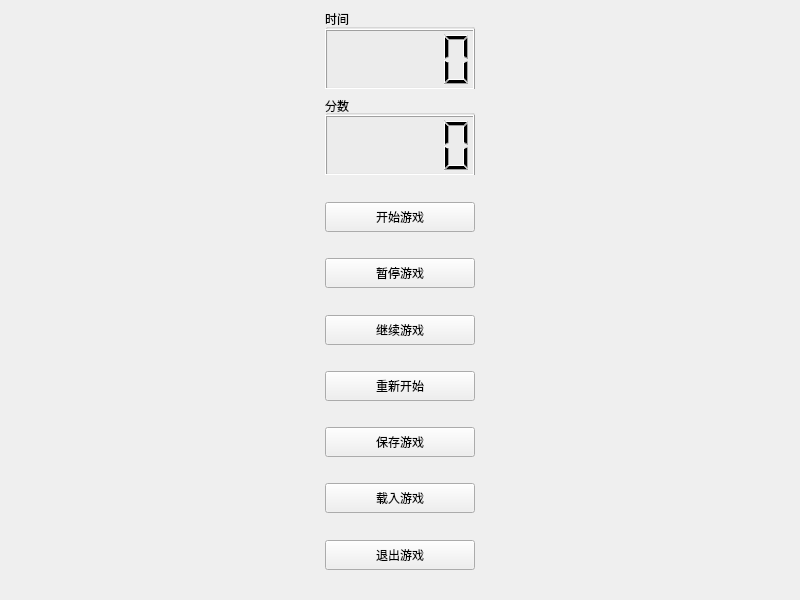
<?xml version="1.0" encoding="UTF-8"?>
<ui version="4.0">
 <class>Window</class>
 <widget class="QWidget" name="Window">
  <property name="geometry">
   <rect>
    <x>0</x>
    <y>0</y>
    <width>800</width>
    <height>600</height>
   </rect>
  </property>
  <property name="windowTitle">
   <string>Window</string>
  </property>
  <layout class="QVBoxLayout" name="verticalLayout_4">
   <property name="spacing">
    <number>5</number>
   </property>
   <property name="leftMargin">
    <number>0</number>
   </property>
   <property name="topMargin">
    <number>0</number>
   </property>
   <property name="rightMargin">
    <number>0</number>
   </property>
   <property name="bottomMargin">
    <number>0</number>
   </property>
   <item>
    <widget class="QWidget" name="mainWidget" native="true">
     <layout class="QHBoxLayout" name="horizontalLayout">
      <property name="leftMargin">
       <number>10</number>
      </property>
      <property name="rightMargin">
       <number>10</number>
      </property>
      <property name="bottomMargin">
       <number>10</number>
      </property>
      <item>
       <layout class="QVBoxLayout" name="verticalLayout">
        <property name="spacing">
         <number>6</number>
        </property>
        <item>
         <layout class="QVBoxLayout" name="verticalLayout_3">
          <item>
           <widget class="QGroupBox" name="timeBox">
            <property name="sizePolicy">
             <sizepolicy hsizetype="Maximum" vsizetype="Maximum">
              <horstretch>20</horstretch>
              <verstretch>20</verstretch>
             </sizepolicy>
            </property>
            <property name="minimumSize">
             <size>
              <width>150</width>
              <height>80</height>
             </size>
            </property>
            <property name="title">
             <string>时间</string>
            </property>
            <widget class="QLCDNumber" name="time">
             <property name="geometry">
              <rect>
               <x>0</x>
               <y>20</y>
               <width>150</width>
               <height>61</height>
              </rect>
             </property>
             <property name="sizePolicy">
              <sizepolicy hsizetype="Maximum" vsizetype="MinimumExpanding">
               <horstretch>20</horstretch>
               <verstretch>20</verstretch>
              </sizepolicy>
             </property>
            </widget>
           </widget>
          </item>
          <item>
           <spacer name="verticalSpacer_2">
            <property name="orientation">
             <enum>Qt::Vertical</enum>
            </property>
            <property name="sizeHint" stdset="0">
             <size>
              <width>20</width>
              <height>40</height>
             </size>
            </property>
           </spacer>
          </item>
          <item>
           <widget class="QGroupBox" name="scoreBox">
            <property name="sizePolicy">
             <sizepolicy hsizetype="Maximum" vsizetype="Maximum">
              <horstretch>20</horstretch>
              <verstretch>20</verstretch>
             </sizepolicy>
            </property>
            <property name="minimumSize">
             <size>
              <width>150</width>
              <height>80</height>
             </size>
            </property>
            <property name="title">
             <string>分数</string>
            </property>
            <property name="alignment">
             <set>Qt::AlignLeading|Qt::AlignLeft|Qt::AlignVCenter</set>
            </property>
            <property name="flat">
             <bool>false</bool>
            </property>
            <property name="checkable">
             <bool>false</bool>
            </property>
            <widget class="QLCDNumber" name="score">
             <property name="geometry">
              <rect>
               <x>0</x>
               <y>20</y>
               <width>150</width>
               <height>61</height>
              </rect>
             </property>
             <property name="sizePolicy">
              <sizepolicy hsizetype="Maximum" vsizetype="MinimumExpanding">
               <horstretch>0</horstretch>
               <verstretch>0</verstretch>
              </sizepolicy>
             </property>
            </widget>
           </widget>
          </item>
          <item>
           <spacer name="verticalSpacer_11">
            <property name="orientation">
             <enum>Qt::Vertical</enum>
            </property>
            <property name="sizeHint" stdset="0">
             <size>
              <width>20</width>
              <height>40</height>
             </size>
            </property>
           </spacer>
          </item>
         </layout>
        </item>
        <item>
         <layout class="QVBoxLayout" name="verticalLayout_2" stretch="0,0,0,0,0,0,0,0,0,0,0,0,0,0,0">
          <property name="sizeConstraint">
           <enum>QLayout::SetDefaultConstraint</enum>
          </property>
          <property name="topMargin">
           <number>0</number>
          </property>
          <item>
           <spacer name="verticalSpacer_9">
            <property name="orientation">
             <enum>Qt::Vertical</enum>
            </property>
            <property name="sizeHint" stdset="0">
             <size>
              <width>20</width>
              <height>30</height>
             </size>
            </property>
           </spacer>
          </item>
          <item>
           <widget class="QToolButton" name="start">
            <property name="sizePolicy">
             <sizepolicy hsizetype="Maximum" vsizetype="Preferred">
              <horstretch>0</horstretch>
              <verstretch>0</verstretch>
             </sizepolicy>
            </property>
            <property name="minimumSize">
             <size>
              <width>150</width>
              <height>30</height>
             </size>
            </property>
            <property name="text">
             <string>开始游戏</string>
            </property>
            <property name="checkable">
             <bool>true</bool>
            </property>
           </widget>
          </item>
          <item>
           <spacer name="verticalSpacer_3">
            <property name="orientation">
             <enum>Qt::Vertical</enum>
            </property>
            <property name="sizeHint" stdset="0">
             <size>
              <width>20</width>
              <height>30</height>
             </size>
            </property>
           </spacer>
          </item>
          <item>
           <widget class="QToolButton" name="pause">
            <property name="sizePolicy">
             <sizepolicy hsizetype="Maximum" vsizetype="Preferred">
              <horstretch>0</horstretch>
              <verstretch>0</verstretch>
             </sizepolicy>
            </property>
            <property name="minimumSize">
             <size>
              <width>150</width>
              <height>30</height>
             </size>
            </property>
            <property name="text">
             <string>暂停游戏</string>
            </property>
           </widget>
          </item>
          <item>
           <spacer name="verticalSpacer_4">
            <property name="orientation">
             <enum>Qt::Vertical</enum>
            </property>
            <property name="sizeHint" stdset="0">
             <size>
              <width>20</width>
              <height>30</height>
             </size>
            </property>
           </spacer>
          </item>
          <item>
           <widget class="QToolButton" name="cont">
            <property name="sizePolicy">
             <sizepolicy hsizetype="Maximum" vsizetype="Preferred">
              <horstretch>0</horstretch>
              <verstretch>0</verstretch>
             </sizepolicy>
            </property>
            <property name="minimumSize">
             <size>
              <width>150</width>
              <height>30</height>
             </size>
            </property>
            <property name="text">
             <string>继续游戏</string>
            </property>
           </widget>
          </item>
          <item>
           <spacer name="verticalSpacer_5">
            <property name="orientation">
             <enum>Qt::Vertical</enum>
            </property>
            <property name="sizeHint" stdset="0">
             <size>
              <width>20</width>
              <height>30</height>
             </size>
            </property>
           </spacer>
          </item>
          <item>
           <widget class="QToolButton" name="restart">
            <property name="sizePolicy">
             <sizepolicy hsizetype="Maximum" vsizetype="Preferred">
              <horstretch>0</horstretch>
              <verstretch>0</verstretch>
             </sizepolicy>
            </property>
            <property name="minimumSize">
             <size>
              <width>150</width>
              <height>30</height>
             </size>
            </property>
            <property name="text">
             <string>重新开始</string>
            </property>
           </widget>
          </item>
          <item>
           <spacer name="verticalSpacer_6">
            <property name="orientation">
             <enum>Qt::Vertical</enum>
            </property>
            <property name="sizeHint" stdset="0">
             <size>
              <width>20</width>
              <height>30</height>
             </size>
            </property>
           </spacer>
          </item>
          <item>
           <widget class="QToolButton" name="save">
            <property name="sizePolicy">
             <sizepolicy hsizetype="Maximum" vsizetype="Preferred">
              <horstretch>0</horstretch>
              <verstretch>0</verstretch>
             </sizepolicy>
            </property>
            <property name="minimumSize">
             <size>
              <width>150</width>
              <height>30</height>
             </size>
            </property>
            <property name="text">
             <string>保存游戏</string>
            </property>
           </widget>
          </item>
          <item>
           <spacer name="verticalSpacer">
            <property name="orientation">
             <enum>Qt::Vertical</enum>
            </property>
            <property name="sizeHint" stdset="0">
             <size>
              <width>20</width>
              <height>30</height>
             </size>
            </property>
           </spacer>
          </item>
          <item>
           <widget class="QToolButton" name="load">
            <property name="sizePolicy">
             <sizepolicy hsizetype="Maximum" vsizetype="Preferred">
              <horstretch>0</horstretch>
              <verstretch>0</verstretch>
             </sizepolicy>
            </property>
            <property name="minimumSize">
             <size>
              <width>150</width>
              <height>30</height>
             </size>
            </property>
            <property name="text">
             <string>载入游戏</string>
            </property>
           </widget>
          </item>
          <item>
           <spacer name="verticalSpacer_7">
            <property name="orientation">
             <enum>Qt::Vertical</enum>
            </property>
            <property name="sizeHint" stdset="0">
             <size>
              <width>20</width>
              <height>30</height>
             </size>
            </property>
           </spacer>
          </item>
          <item>
           <widget class="QToolButton" name="exit">
            <property name="sizePolicy">
             <sizepolicy hsizetype="Maximum" vsizetype="Preferred">
              <horstretch>0</horstretch>
              <verstretch>0</verstretch>
             </sizepolicy>
            </property>
            <property name="minimumSize">
             <size>
              <width>150</width>
              <height>30</height>
             </size>
            </property>
            <property name="text">
             <string>退出游戏</string>
            </property>
           </widget>
          </item>
          <item>
           <spacer name="verticalSpacer_8">
            <property name="orientation">
             <enum>Qt::Vertical</enum>
            </property>
            <property name="sizeHint" stdset="0">
             <size>
              <width>20</width>
              <height>30</height>
             </size>
            </property>
           </spacer>
          </item>
         </layout>
        </item>
       </layout>
      </item>
     </layout>
    </widget>
   </item>
  </layout>
 </widget>
 <tabstops>
  <tabstop>start</tabstop>
  <tabstop>pause</tabstop>
  <tabstop>cont</tabstop>
  <tabstop>restart</tabstop>
  <tabstop>save</tabstop>
  <tabstop>load</tabstop>
  <tabstop>exit</tabstop>
 </tabstops>
 <resources/>
 <connections/>
</ui>
